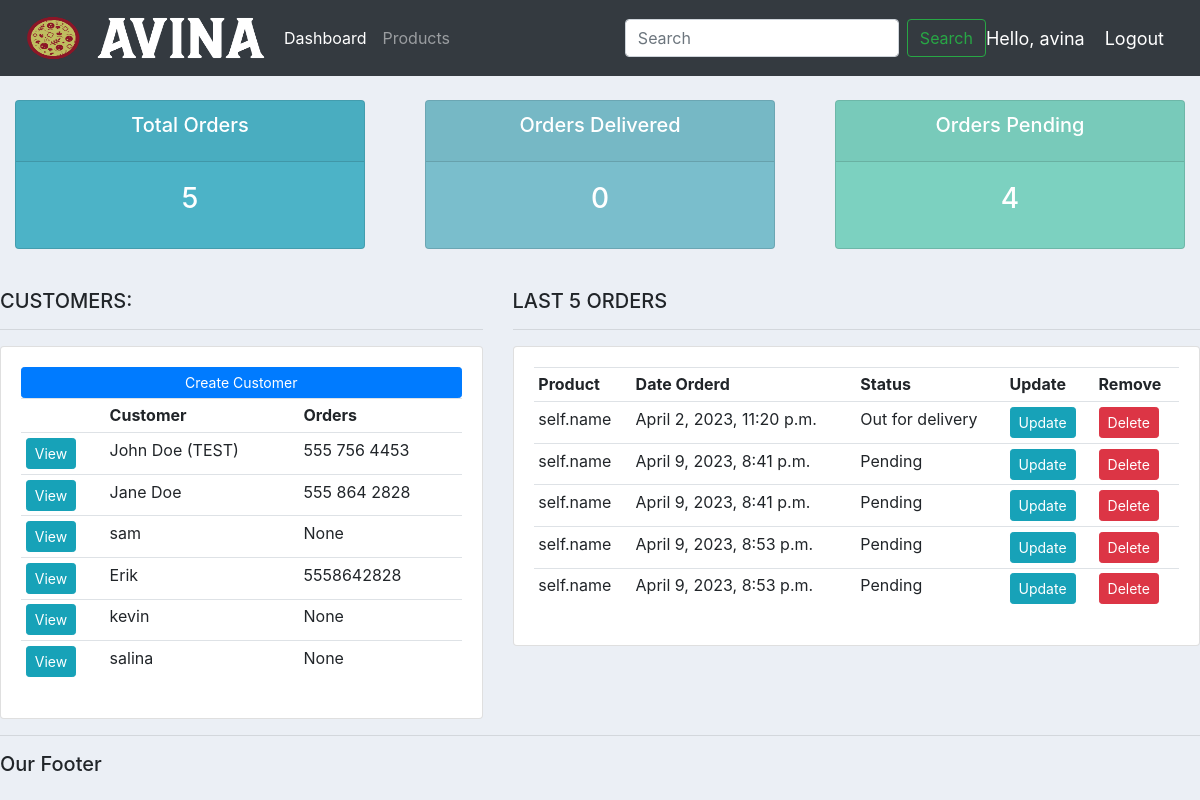
The app's page / (signed in), older data.
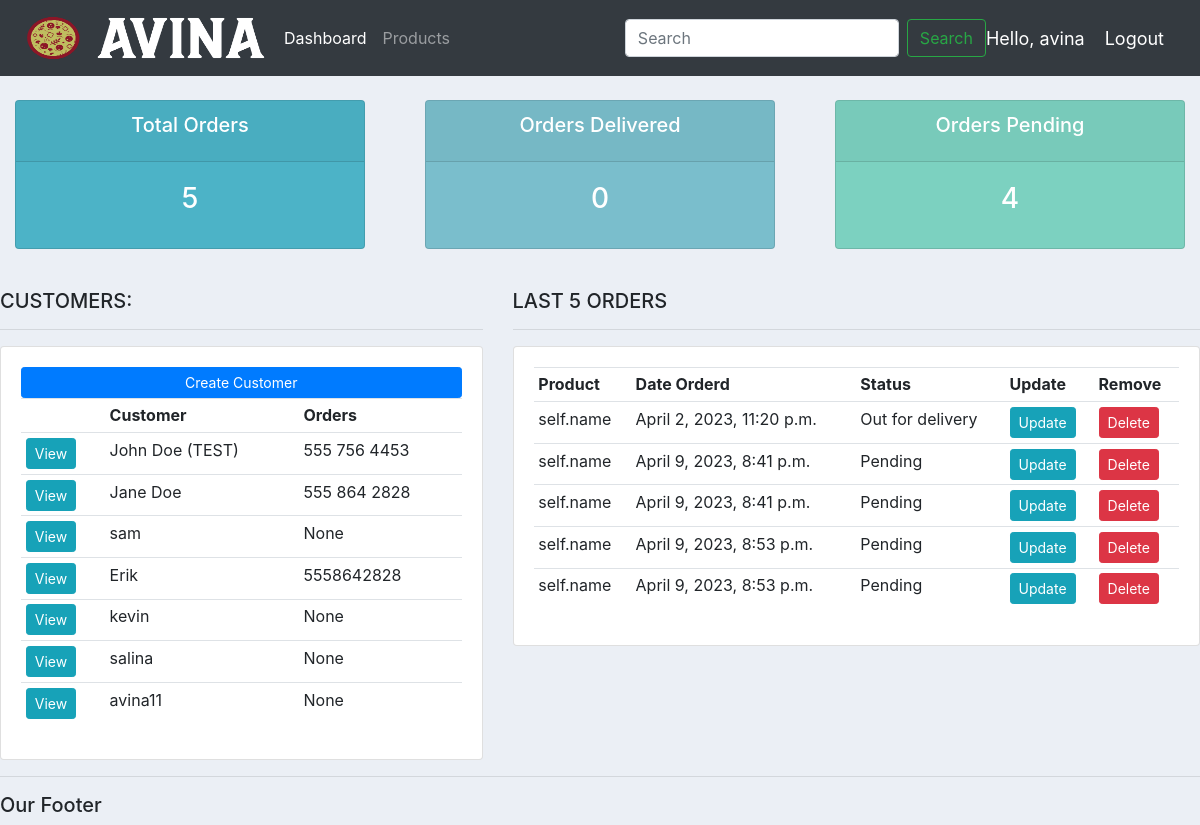
The same page, newer data.
### accounts/models.py (models this page shows, shortened)
class Customer(models.Model):
    user = models.OneToOneField(User, null=True, blank=True, on_delete=models.CASCADE)
    name = models.CharField(max_length=200, null=True)
    phone = models.CharField(max_length=200, null=True)
    email =  models.CharField(max_length=200, null=True)
    profile_pic = models.ImageField(default="profile_pic_1.png", null=True, blank=True)
    date_created = models.DateTimeField(auto_now_add=True)

class Order(models.Model):
    STATUS = (
        ('Pending', 'Pending'),
        ('Out for delivery', 'Out for delivery'),
        ('Delivered', 'Delivered'),
    )
    customer = models.ForeignKey(Customer, null=True, on_delete= models.SET_NULL)
    product = models.ForeignKey(Product, null=True, on_delete= models.SET_NULL)
    date_created = models.DateTimeField(auto_now_add=True)
    status = models.CharField(max_length=200, null=True, choices=STATUS)

### accounts/decorators.py (the view)
	def wrapper_function(request, *args, **kwargs):
		group = None
		if request.user.groups.exists():
			group = request.user.groups.all()[0].name
		if group == 'customer':
			return redirect('user-page')
		if group == 'admin':
			return view_func(request, *args, **kwargs)

### accounts/models.py (called while the page is built)
    def __str__(self):
        return f"self.name"

### accounts/views.py (called while the page is built)
@login_required(login_url='login')
@admin_only
def home(request):
    orders = Order.objects.all()
    customers = Customer.objects.all()
    total_customers = customers.count()
    total_orders = orders.count()
    delivered = orders.filter(status='Delivered').count()
    pending = orders.filter(status='Pending').count()
    context = {'orders':orders, 'customers':customers,
               'total_orders':total_orders, 'delivered':delivered,
               'pending':pending}
    return render(request, 'accounts/dashboard.html', context)

### accounts/templates/accounts/dashboard.html
{% extends 'accounts/main.html' %}
{% block content %}
{% include 'accounts/status.html' %}
<br>
<div class="row">
	<div class="col-md-5">
		<h5>CUSTOMERS:</h5>
		<hr>
		<div class="card card-body">
			<a class="btn btn-primary  btn-sm btn-block" href="">Create Customer</a>
			<table class="table table-sm">
				<tr>
					<th></th>
					<th>Customer</th>
					<th>Orders</th>
				</tr>
				{% for customer in customers %}
					<tr>
						<td><a class="btn btn-sm btn-info" href="{% url 'customer' customer.id %}">View</a></td>
						<td>{{customer.name}}</td>
						<td>{{customer.phone}}</td>
					</tr>
				{% endfor %}
			</table>
		</div>
	</div>
	<div class="col-md-7">
		<h5>LAST 5 ORDERS</h5>
		<hr>
		<div class="card card-body">
			<table class="table table-sm">
				<tr>
					<th>Product</th>
					<th>Date Orderd</th>
					<th>Status</th>
					<th>Update</th>
					<th>Remove</th>
				</tr>
				{% for order in orders %}
					<tr>
						<td>{{order.product}}</td>
						<td>{{order.date_created}}</td>
						<td>{{order.status}}</td>
						<td><a class="btn btn-sm btn-info" href="{% url 'update_order' order.id %}">Update</a></td>
						<td><a class="btn btn-sm btn-danger" href="{% url 'delete_order' order.id %}">Delete</a></td>
					</tr>
				{% endfor %}
			</table>
		</div>
	</div>
</div>
{% endblock content %}

Row changes from the older to the newer data that the page shows:
added Customer: name "avina11", phone "None"
